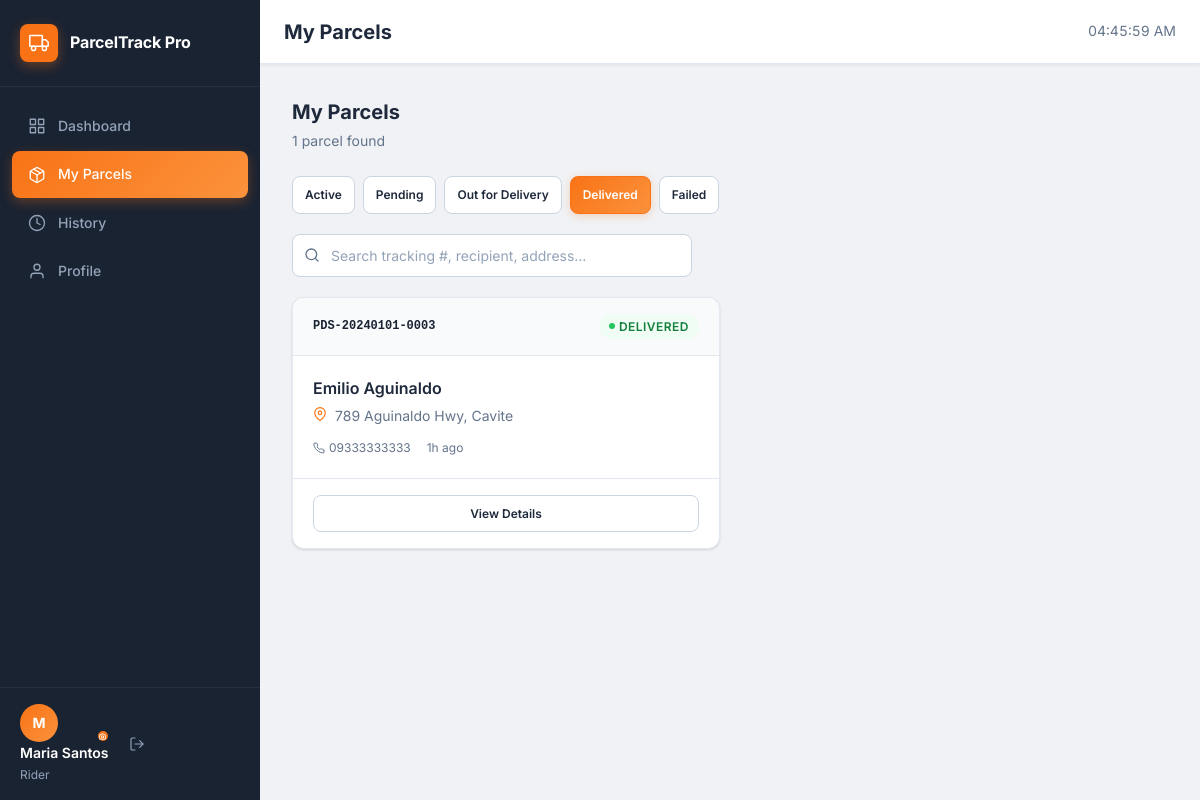
The page /rider/parcels.php?status=delivered (signed in) on the database its author committed.
### tables this page shows
CREATE TABLE `parcels` (
  `id`                INT UNSIGNED NOT NULL AUTO_INCREMENT,
  `tracking_number`   VARCHAR(25)  NOT NULL,
  `sender_name`       VARCHAR(100) NOT NULL,
  `sender_phone`      VARCHAR(20)  NOT NULL,
  `recipient_name`    VARCHAR(100) NOT NULL,
  `recipient_phone`   VARCHAR(20)  NOT NULL,
  `recipient_address` TEXT         NOT NULL,
  `weight`            DECIMAL(8,2) DEFAULT NULL COMMENT 'Weight in kilograms',
  `notes`             TEXT         DEFAULT NULL,
  `rider_id`          INT UNSIGNED DEFAULT NULL,
  `status`            ENUM('pending','out_for_delivery','delivered','failed') NOT NULL DEFAULT 'pending',
  `created_by`        INT UNSIGNED NOT NULL,
  `created_at`        TIMESTAMP    NOT NULL DEFAULT CURRENT_TIMESTAMP,
  `updated_at`        TIMESTAMP    NOT NULL DEFAULT CURRENT_TIMESTAMP ON UPDATE CURRENT_TIMESTAMP,
  PRIMARY KEY (`id`),
  UNIQUE KEY `uq_parcels_tracking` (`tracking_number`),
  KEY `idx_parcels_rider`  (`rider_id`),
  KEY `idx_parcels_status` (`status`),
  CONSTRAINT `fk_parcels_rider`      FOREIGN KEY (`rider_id`)   REFERENCES `riders` (`id`) ON DELETE SET NULL,
  CONSTRAINT `fk_parcels_created_by` FOREIGN KEY (`created_by`) REFERENCES `users`  (`id`)
);

### includes/functions.php (called while the page is built, shortened)
<?php
function e($value): string
{
    return htmlspecialchars((string) $value, ENT_QUOTES | ENT_SUBSTITUTE, 'UTF-8');
}
function get_param(string $key, $default = ''): string
{
    return isset($_GET[$key]) ? trim($_GET[$key]) : $default;
}
function status_label(string $status): string
{
    $map = [
        'pending'          => 'Pending',
        'out_for_delivery' => 'Out for Delivery',
        'delivered'        => 'Delivered',
        'failed'           => 'Failed Delivery',
    ];
    return $map[$status] ?? ucfirst($status);
}
function status_class(string $status): string
{
    $map = [
        'pending'          => 'badge-warning',
        'out_for_delivery' => 'badge-info',
        'delivered'        => 'badge-success',
        'failed'           => 'badge-danger',
    ];
    return $map[$status] ?? 'badge-secondary';
}
function time_ago(string $datetime): string
{
    try {
        $past    = new DateTimeImmutable($datetime);
        $now     = new DateTimeImmutable();
        $diff    = $now->diff($past);
        if ($diff->h >= 1)     return $diff->h . 'h ago';
        return 'Just now';
    } catch (Exception $e) {
        return $datetime;
    }
}

### rider/parcels.php (the view, shortened to what this page needs)
<?php
require_once __DIR__ . '/../includes/functions.php';
$pdo    = db();
$userId = current_user_id();
$rider = $pdo->prepare('SELECT id FROM riders WHERE user_id = ?');
$rider->execute([$userId]);
$rider = $rider->fetch();
$riderId = (int) $rider['id'];
$statusFilter = get_param('status', 'active');
$search       = get_param('q', '');
$where  = ['p.rider_id = ?'];
$params = [$riderId];
if ($statusFilter === 'active') {
    $where[] = "p.status NOT IN ('delivered','failed')";
} elseif (in_array($statusFilter, ['pending','out_for_delivery','delivered','failed'])) {
    $where[]  = 'p.status = ?';
    $params[] = $statusFilter;
}
$whereSQL = implode(' AND ', $where);
$parcels  = (function () use ($pdo, $whereSQL, $params) {
    $sql = "SELECT * FROM parcels p WHERE {$whereSQL} ORDER BY
            FIELD(status,'out_for_delivery','pending','delivered','failed'),
            updated_at DESC";
    $stmt = $pdo->prepare($sql);
    $stmt->execute($params);
    return $stmt->fetchAll();
})();
?>
<?php require_once __DIR__ . '/../includes/header.php'; ?>
<div class="section-header">
    <div>
        <div class="section-title">My Parcels</div>
        <div class="section-subtitle"><?= count($parcels) ?> parcel<?= count($parcels) !== 1 ? 's' : '' ?> found</div>
    </div>
</div>
<div style="display:flex;gap:var(--space-2);margin-bottom:var(--space-5);flex-wrap:wrap;">
    <?php
    $tabs = [
        ['key'=>'active',            'label'=>'Active'],
        ['key'=>'pending',           'label'=>'Pending'],
        ['key'=>'out_for_delivery',  'label'=>'Out for Delivery'],
        ['key'=>'delivered',         'label'=>'Delivered'],
        ['key'=>'failed',            'label'=>'Failed'],
    ];
    foreach ($tabs as $tab):
    ?>
    <a
        href="?status=<?= $tab['key'] ?>"
        class="btn btn-sm <?= $statusFilter === $tab['key'] ? 'btn-primary' : 'btn-secondary' ?>"
    >
        <?= $tab['label'] ?>
    </a>
    <?php endforeach; ?>
</div>
<form method="GET" style="margin-bottom:var(--space-5);">
    <div class="search-input-wrap" style="max-width:400px;">
        <input type="text" name="q" class="form-control" placeholder="Search tracking #, recipient, address…" value="<?= e($search) ?>">
    </div>
</form>
<?php if (empty($parcels)): ?>
<div class="card">
    <div class="empty-state">
        <svg xmlns="http://www.w3.org/2000/svg" viewBox="0 0 24 24" fill="none" stroke-width="1.5" stroke-linecap="round" stroke-linejoin="round"><path d="M21 16V8a2 2 0 0 0-1-1.73l-7-4a2 2 0 0 0-2 0l-7 4A2 2 0 0 0 3 8v8a2 2 0 0 0 1 1.73l7 4a2 2 0 0 0 2 0l7-4A2 2 0 0 0 21 16z"/></svg>
        <h3>No parcels found</h3>
        <p>Nothing to show in this category right now.</p>
    </div>
</div>
<?php else: ?>
<div class="parcel-cards">
    <?php foreach ($parcels as $p): ?>
    <div class="parcel-card">
        <div class="parcel-card-header">
            <span class="parcel-tracking"><?= e($p['tracking_number']) ?></span>
            <span class="badge <?= status_class($p['status']) ?>">
                <span class="badge-dot"></span>
                <?= status_label($p['status']) ?>
            </span>
        </div>
        <div class="parcel-card-body">
            <div class="parcel-recipient"><?= e($p['recipient_name']) ?></div>
            <div class="parcel-address">
                <svg xmlns="http://www.w3.org/2000/svg" viewBox="0 0 24 24" fill="none" stroke-width="2" stroke-linecap="round" stroke-linejoin="round"><path d="M21 10c0 7-9 13-9 13s-9-6-9-13a9 9 0 0 1 18 0z"/><circle cx="12" cy="10" r="3"/></svg>
                <?= e($p['recipient_address']) ?>
            </div>
            <div class="parcel-meta">
                <span class="parcel-meta-item">
                    <?= e($p['recipient_phone']) ?>
                </span>
                <span class="parcel-meta-item text-muted">
                    <?= time_ago($p['updated_at']) ?>
                </span>
            </div>
        </div>
        <div class="parcel-card-footer">
            <?php if (!in_array($p['status'], ['delivered','failed'])): ?>
            <a href="<?= BASE_URL ?>/rider/parcel_update.php?id=<?= $p['id'] ?>" class="btn btn-primary btn-sm" style="flex:1;">
                Update Status
            </a>
            <?php else: ?>
            <a href="<?= BASE_URL ?>/rider/parcel_update.php?id=<?= $p['id'] ?>" class="btn btn-secondary btn-sm" style="flex:1;">
                View Details
            </a>
            <?php endif; ?>
        </div>
    </div>
    <?php endforeach; ?>
</div>
<?php endif; ?>
<?php require_once __DIR__ . '/../includes/footer.php'; ?>

### assets/css/rider.css (style rules this page uses)
.parcel-cards { display: grid; grid-template-columns: repeat(auto-fill, minmax(300px, 1fr)); gap: var(--space-5); }
.parcel-card { background: var(--color-surface); border-radius: var(--radius-lg); border: 1px solid var(--color-border); box-shadow: var(--shadow-sm); overflow: hidden; transition: transform var(--transition-fast), box-shadow var(--transition-fast); display: flex; flex-direction: column; }
.parcel-card-header { padding: var(--space-4) var(--space-5); border-bottom: 1px solid var(--color-border); display: flex; align-items: center; justify-content: space-between; background: #f8fafc; }
.parcel-tracking { font-family: 'Courier New', monospace; font-size: var(--font-size-xs); font-weight: 700; color: var(--color-primary); }
.parcel-card-body { padding: var(--space-5); flex: 1; }
.parcel-recipient { font-size: var(--font-size-base); font-weight: 600; color: var(--color-text); margin-bottom: var(--space-1); }
.parcel-address { font-size: var(--font-size-sm); color: var(--color-text-muted); display: flex; align-items: flex-start; gap: var(--space-2); margin-bottom: var(--space-3); line-height: 1.5; }
.parcel-address svg { width: 14px; height: 14px; stroke: var(--color-accent); flex-shrink: 0; margin-top: 2px; }
.parcel-meta { display: flex; gap: var(--space-4); font-size: var(--font-size-xs); color: var(--color-text-muted); }
.parcel-meta-item { display: flex; align-items: center; gap: 4px; }
.parcel-meta-item svg { width: 12px; height: 12px; stroke: currentColor; }
.parcel-card-footer { padding: var(--space-4) var(--space-5); border-top: 1px solid var(--color-border); display: flex; gap: var(--space-3); }

### rows shown on the page
parcels: tracking_number "PDS-20240101-0003", status "DELIVERED", recipient_name "Emilio Aguinaldo", recipient_address "789 Aguinaldo Hwy, Cavite", recipient_phone "09333333333", updated_at "1h ago"

### other values the page prints
APP_NAME "ParcelTrack Pro"
$link['label'] "Dashboard"
$link['label'] "My Parcels"
$link['label'] "History"
$link['label'] "Profile"
substr(current_user_name(), 0, 1) "M"
current_user_name() "Maria Santos"
$role "Rider"
$pageTitle "My Parcels"
count($parcels) "1"
$tab['label'] "Active"
$tab['label'] "Pending"
$tab['label'] "Out for Delivery"
$tab['label'] "Delivered"
$tab['label'] "Failed"
